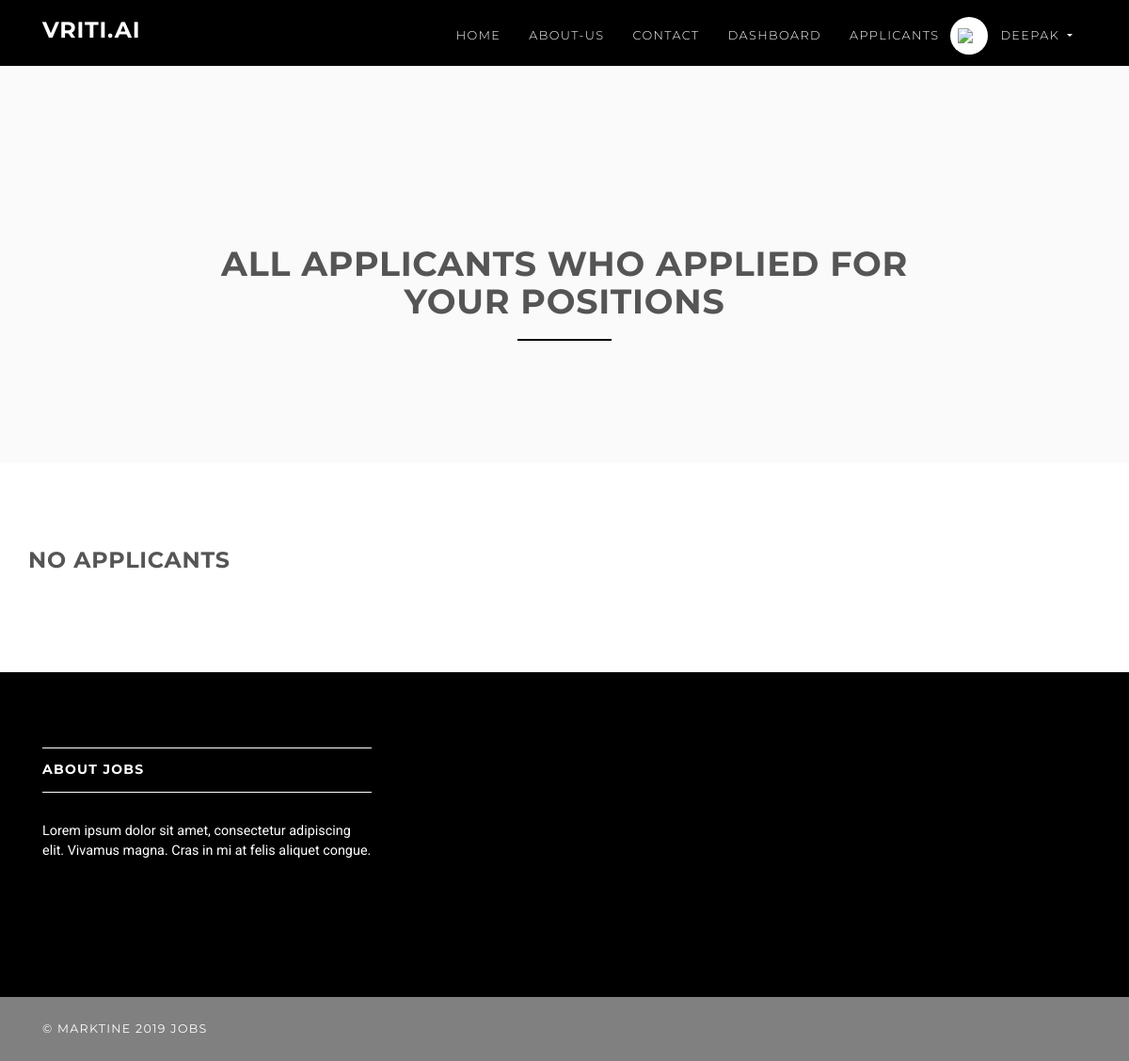
The app's page /employer/dashboard/all-applicants (signed in), older data.
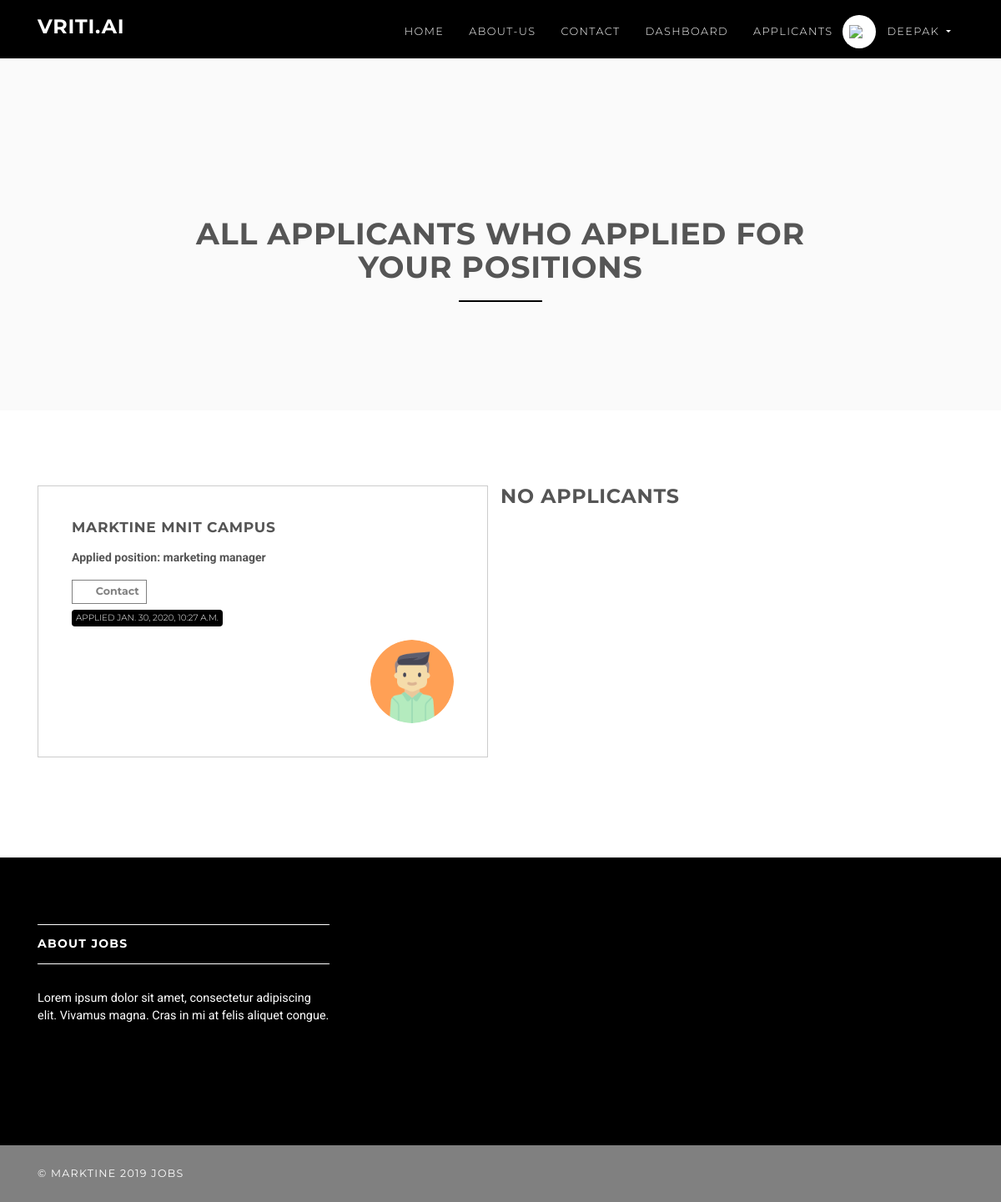
The same page, newer data.
### jobsapp/models.py (models this page shows, shortened)
class Applicant(models.Model):
    user = models.ForeignKey(User, on_delete=models.CASCADE)
    job = models.ForeignKey(Job, on_delete=models.CASCADE, related_name='applicants')
    created_at = models.DateTimeField(default=timezone.now)

class Job(models.Model):
    user = models.ForeignKey(User, on_delete=models.CASCADE)
    title = models.CharField(max_length=300)
    description = models.TextField()
    location = models.CharField(max_length=150)
    type = models.CharField(choices=JOB_TYPE, max_length=10)
    category = models.CharField(max_length=100)
    last_date = models.DateTimeField()
    company_name = models.CharField(max_length=100)
    company_description = models.CharField(max_length=300)
    website = models.CharField(max_length=100, default="")
    created_at = models.DateTimeField(default=timezone.now)
    filled = models.BooleanField(default=False)
    salary = models.IntegerField(default=0, blank=True)
    experience=models.IntegerField(default=0, blank=True)

### accounts/models.py (models this page shows, shortened)
class User(AbstractUser):
    username = None
    role = models.CharField(max_length=12, error_messages={
        'required': "Role must be provided"
    })
    gender = models.CharField(max_length=10, blank=True, null=True, default="")
    email = models.EmailField(unique=True, blank=False,
                              error_messages={
                                  'unique': "A user with that email already exists.",
                              })
    middle_name = models.CharField(max_length=78, blank=True, null=True, default="")
    job_title = models.CharField(max_length=78, blank=True, null=True, default="")
    tot_exp_yr = models.CharField(max_length=78, blank=True, null=True, default="")
    tot_exp_mon = models.CharField(max_length=78, blank=True, null=True, default="")
    dob_city = models.CharField(max_length=78, blank=True, null=True, default="")
    dob_state = models.CharField(max_length=78, blank=True, null=True, default="")
    dob = models.CharField(max_length=78, blank=True, null=True, default="")
    city= models.CharField(max_length=78, blank=True, null=True, default="")
    state = models.CharField(max_length=78, blank=True, null=True, default="")
    country = models.CharField(max_length=78, blank=True, null=True, default="")
    pin = models.CharField(max_length=78, blank=True, null=True, default="")
    tel= models.CharField(max_length=78, blank=True, null=True, default="")
    mob= models.CharField(max_length=78, blank=True, null=True, default="")
    address= models.CharField(max_length=78, blank=True, null=True, default="")
    USERNAME_FIELD = "email"
    REQUIRED_FIELDS = []
    objects = UserManager()

### jobsapp/views/employer.py (the view)
# urls.py: path('all-applicants', ApplicantsListView.as_view(), name='employer-all-applicants'),
class ApplicantsListView(ListView):
    model = Applicant
    template_name = 'jobs/employer/all-applicants.html'
    context_object_name = 'applicants'
    def get_queryset(self):
        return self.model.objects.filter(job__user_id=self.request.user.id)

### templates/jobs/employer/all-applicants.html (shortened to what the changed rows need)
{% extends 'base.html' %}
{% load static %}
{% block content %}
    <section class="bg-light-gray">
        <div class="container">
            <div class="row">
                <div class="col-lg-8 mx-auto">
                    <h1 class="heading">All applicants who applied for your positions</h1>
                </div>
            </div>
        </div>
    </section>
    <section>
        <div class="container">
            <div class="row">
                {% for applicant in applicants %}
                    <div class="col-lg-6">
                        <div class="box applicant">
                            <h4>{{ applicant.user.get_full_name }}</h4>
                            <p><strong>Applied position: {{ applicant.job.title }}</strong></p>
                            <a href="#" data-toggle="modal" data-target="#contact-modal"
                               class="btn btn-outline-white-secondary btn-sm">
                                <i class="fa fa-envelope"></i>Contact
                            </a>
                            <p>
                                <span class="badge badge-info">Applied {{ applicant.created_at.astimezone }}</span>
                            </p>
                            <div class="d-flex justify-content-between">
                                <p class="intro"></p>
                                <div class="image">
                                    <img src="{% static 'img/avatar.png' %}" alt=""
                                         class="img-fluid rounded-circle">
                                </div>
                            </div>
                        </div>
                    </div>
                {% endfor %}
            </div>
        </div>
    </section>
{% endblock %}

Row changes from the older to the newer data that the page shows:
added Applicant: user.get_full_name "MARKTINE MNIT CAMPUS", job "marketing manager", created_at.astimezone "JAN. 30, 2020, 10:27 A.M."
